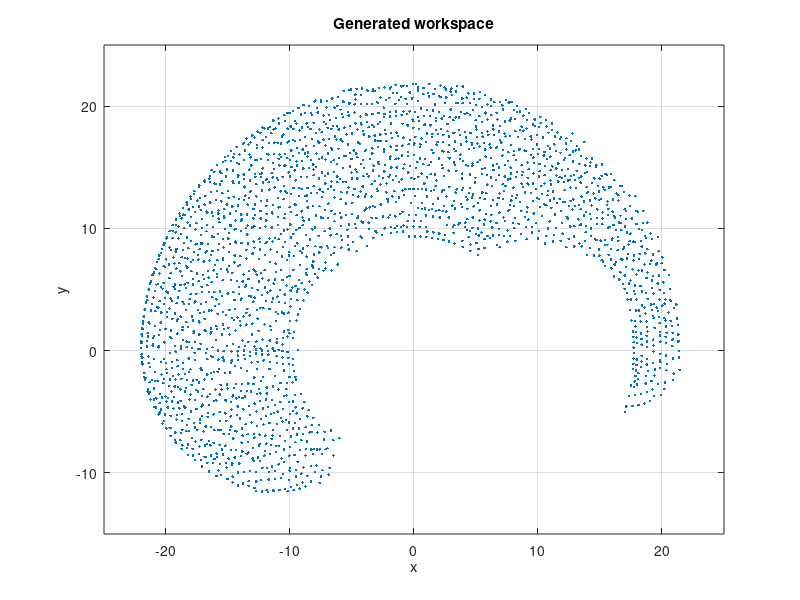

This chart was generated by the following MATLAB code: (Note: this script raises an error after producing the figure.)

%Inverse kinematics of a 3 link planar manipulator using Anfis
clear;
clc;

%Set Ik test type, can be leftCircle, rightCircle, leftLine, rightLine, curve,
%leftCurve,square
testType = "rightCircle";

%number of epochs for each system
numEpochs1 = 300;
numEpochs2 = 300;
numEpochs3 = 200;

%workspace resolution, this adjusts density
workSpaceRes = 0.02;%0.02 


%RRR planar manipulator IK with Anfis
l1 = 10; % length of first arm
l2 = 7; % length of second arm
l3 = 5; % length of third arm


%%
%workspace generation
theta1 = 0:0.025:pi; % all possible theta1 values
theta2 = 0:0.1:pi/2; % all possible theta2 values
theta3 = -pi/2:0.1:pi/2;% all possible theta2 values

%  theta1 = 0:0.1:pi; % all possible theta1 values
%  theta2 = 0:0.1:pi/2; % all possible theta2 values
%  theta3 = -pi/2:0.1:pi/2;% all possible theta2 values

[THETA1,THETA2,THETA3] = meshgrid(theta1,theta2,theta3);

%%
%FK calculations
FKX = (l1 * cos(THETA1)) + (l2 * cos(THETA1 + THETA2)) + (l3 * cos(THETA1 + THETA2 + THETA3));
FKY = (l1 * sin(THETA1)) + (l2 * sin(THETA1 + THETA2)) + (l3 * sin(THETA1 + THETA2 + THETA3));
PHI = THETA1 + THETA2 + THETA3; %one paper uses this, one does not?


%%
%create an array of all values and uniquetol it for xy and for phi

fullArray = [FKX(:), FKY(:), PHI(:), THETA1(:), THETA2(:), THETA3(:)];

c=fullArray(:,1:2); %sorts by x,y locations that aren't too close together

[~,idx]=uniquetol(c,workSpaceRes,'ByRows',true); 
sortedArray=fullArray(idx,:);


%Set net variables since we don't want to change all the code

FKX = sortedArray(:,1);
FKY = sortedArray(:,2);
PHI = sortedArray(:,3);
THETA1 = sortedArray(:,4);
THETA2 = sortedArray(:,5);
THETA3 = sortedArray(:,6);



%%
%Plot the generated workspace?
figure(1);
plot(FKX(:), FKY(:),'.');
title('Generated workspace')
grid on;
xlabel('x')
ylabel('y')
xlim([-25 25]);
ylim([-15 25]);
hold on;



%%
%genfis datasets
data1 = [FKX(:) FKY(:)  PHI(:)]; % create x-y-phi-theta1 dataset
data2 = [FKX(:) FKY(:)  PHI(:)]; % create x-y-phi-theta2 dataset
data3 = [FKX(:) FKY(:)  PHI(:)];% create x-y-phi-theta3 dataset
%anfis datasets
fulldata1 = [FKX(:) FKY(:)  PHI(:) THETA1(:)];
fulldata2 = [FKX(:) FKY(:)  PHI(:) THETA2(:)];
fulldata3 = [FKX(:) FKY(:)  PHI(:) THETA3(:)];

%%
%Initial genfis gridpartition
genOpt = genfisOptions('GridPartition');
%gridpartition options
genOpt.NumMembershipFunctions = [4 4 2]; %membership function number for inputs x y and phi as suggested by paper 2
genOpt.InputMembershipFunctionType = ["gaussmf" "gaussmf" "gaussmf" ];
genOpt.OutputMembershipFunctionType = "linear";

%%
%set number of epochs for anfis training

%First genfis
disp('--> first GENFIS.')
inFIS1 = genfis(data1,THETA1(:),genOpt);

% %Second genfis
disp('--> second GENFIS.')
inFIS2 = genfis(data2,THETA2(:),genOpt);

% %third genfis 
disp('--> third GENFIS.')
inFIS3 = genfis(data3,THETA3(:),genOpt);

%%
%anfis setup & suppress outputs
opt1 = anfisOptions('InitialFIS',inFIS1);
% opt1 = anfisOptions;
opt1.DisplayANFISInformation = 0;
opt1.DisplayErrorValues = 0;
opt1.DisplayStepSize = 0;
opt1.DisplayFinalResults = 0;
opt1.ErrorGoal = 1e-4;
%opt1.InitialFIS = 3;
%opt1.ValidationData = checkdata1;
%anfis2
opt2 = anfisOptions('InitialFIS',inFIS2);
%opt2 = anfisOptions;
opt2.DisplayANFISInformation = 0;
opt2.DisplayErrorValues = 0;
opt2.DisplayStepSize = 0;
opt2.DisplayFinalResults = 0;
opt2.ErrorGoal = 1e-4; 
%opt2.InitialFIS = 4;
%opt2.ValidationData = checkdata2;
%anfis3
opt3 = anfisOptions('InitialFIS',inFIS3);
%opt3 = anfisOptions;
opt3.DisplayANFISInformation = 0;
opt3.DisplayErrorValues = 0;
opt3.DisplayStepSize = 0;
opt3.DisplayFinalResults = 0;
opt3.ErrorGoal = 1e-4; 
%opt3.InitialFIS = 3; %only for use with just anfis
%opt3.ValidationData = checkdata3;


%%
% Train anfis1.
disp('--> Training first ANFIS network.')
opt1.EpochNumber = numEpochs1;
anfis1 = anfis(fulldata1,opt1);


%Train anfis2
disp('--> Training second ANFIS network.')

opt2.EpochNumber = numEpochs2;
anfis2 = anfis(fulldata2,opt2);

%train anfis3
disp('--> Training third ANFIS network.')
opt3.EpochNumber = numEpochs3;
anfis3 = anfis(fulldata3,opt3);

%% Validation tests 
%straight line right side test
if testType == "rightLine"
    X = linspace(12,0,30); % x coordinates for validation
    Y(1:30) = 14; % y coordinates for validation
    phiV(1:30) = pi/3; % phi for validation
end

%straight line left side test
if testType == "leftLine"
    X = linspace(-14,3,30);  
    Y(1:30) = 14; 
    phiV(1:30) = pi; 
end

%Curve through workspace test
if testType == "curve"
    X = linspace(15,-15,30);
    Y = 17 - abs(X.^2)/30;
    phiV = linspace(0.5,3,30);
end

%curve on left side side
if testType == "leftCurve"
    Y = linspace(0,15,30);
    X = -18 + abs(Y.^2)/40;
    phiV(1:30) = 0;
end

% %circle in workspace test
if testType == "leftCircle"
    angle = linspace(0,pi,30);
    X = -15 + 1.5*cos(2*angle);
    Y = -5 + 1.5*sin(2*angle);
    phiV(1:30) = 3.6;
    
end

% %circle in workspace test
if testType == "rightCircle"
    angle = linspace(0,pi,30);
    X = 10 + 1.5*cos(2*angle);
    Y = 16 + 1.5*sin(2*angle);
    phiV(1:30) = pi/3;
    
end

% %circle in workspace test
if testType == "square"
   X = [linspace(0,5,10) linspace(5,0,10)];
   Y(1:10) = 16;
   Y(11:20) = 18;
   X(21:25) = 0;
   X(26:30) = 5;
   Y(21:25) = linspace(16,18,5);
   Y(26:30) = linspace(16,18,5);
   phiV(1:30) = pi/1.5;
end

%%
%plot validation xy coordinates
figure(2);
plot(X,Y,'-b');
title('Comparison of target and anfis IK)','fontsize',10);
%xlim([-25 25]);
%ylim([-15 25]);
hold on;

% %%
% %Actual IK calculations, for comparison with anfis
% a = Y - (l3*sin(phiV)); % Y of wrist
% b = X - (l3*cos(phiV)); % X of wrist
% %Get theta2
% D = ( ((a.^2)+(b.^2) - l1^2 - l2^2)/(2*l1*l2)); %Costheta2
% THETA2D = real(acos(D));
% %Get theta1
% k1 = l2*sin(THETA2D);
% k2 = l1 + l2*cos(THETA2D);
% THETA1D = atan2((a.*k2)-(k1.*b),(a.*k1)+(b.*k2));
% %get theta 3
% THETA3D = phiV - (THETA1D + THETA2D);
% 
% %Plot the calculated IK X&Y positions, this is green, can be used to test
% %if its a reasonable demand of the system
% valX = (l1 * cos(THETA1D)) + (l2 * cos(THETA1D+ THETA2D)) + (l3 * cos(THETA1D+THETA2D+THETA3D));
% valY = (l1 * sin(THETA1D)) + (l2 * sin(THETA1D+ THETA2D)) + (l3 * sin(THETA1D+THETA2D+THETA3D));
% plot(valX(:),valY(:),'-g');

%%
%evaluate anfis for test coordinates

XY = [X' Y' phiV'];

THETA1P = evalfis(XY,anfis1); % theta1 predicted by anfis1
THETA2P = evalfis(XY,anfis2); % theta2 predicted by anfis2
THETA3P = evalfis(XY,anfis3); % theta3 predicted by anfis3


testX = (l1 * cos(THETA1P)) + (l2 * cos(THETA1P+ THETA2P)) + (l3 * cos(THETA1P+THETA2P+THETA3P));
testY = (l1 * sin(THETA1P)) + (l2 * sin(THETA1P+ THETA2P)) + (l3 * sin(THETA1P+THETA2P+THETA3P));
plot(testX,testY,'or','MarkerSize',2);
legend('Target','ANFIS');
hold off;

%%
%Error as a percentage of reach radius,Calc distance between target and calculated
error = sqrt((X(:)-testX(:)).^2 + (Y(:)-testY(:)).^2);
%convert to a percentage of reach radius (22)
percError = error/22 * 100;
%plot the error
figure(3)
plot(percError);
ylabel('Error percentage','fontsize',10);
xlabel('EE position number');
title('Error as a percentage of reach radius (22)','fontsize',10);
